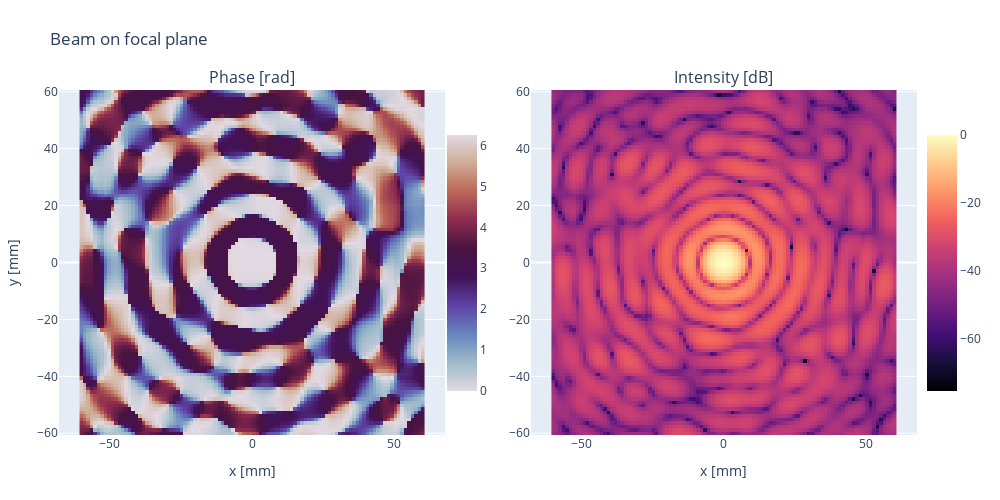

This figure's notebook cell:
### Code cell
# load simulation data 
Npts_x = np.shape(dataset["field_fp"])[0]
Npts_z = np.shape(dataset["field_fp"])[1]
scanrange_x = 120 # [mm]
scanrange_z = 120 # [mm]
P_rx_x = np.linspace(-scanrange_x/2.0, scanrange_x/2.0, Npts_x)
P_rx_y = 209.920654 # mm, position of focus point with rf source located 1km away
P_rx_z = np.linspace(-scanrange_z/2.0, scanrange_z/2.0, Npts_z)

beam_fp = dataset["field_fp"]
beammain = beam_fp[int(Npts_x/2), int(Npts_z/2)]
beam_fp = beam_fp * np.conj(beammain)
beam_fp = beam_fp / np.max(np.abs(beam_fp))
############# plot the field #######################################
import plotly.graph_objects as go
y = P_rx_x
x = P_rx_z
field = beam_fp
field = field / np.max(np.abs(field)) # normalize the field
# field = np.rot90(np.flip(field), 2, (0,1)) 
# field = np.rot90(np.flip(field), 3, (0,1)) 
phase = np.angle(field)
phase = np.mod(phase, 2*np.pi)
# phase = np.mod(phase+ 2.1+np.pi, np.pi*2)
amp = 20*np.log10(np.abs(field))

title = 'Beam on focal plane'
plot1title = "Phase [rad]"
plot2title = "Intensity [dB]"
xlabel = "x [mm]"
ylabel = "y [mm]"
plot_1 = go.Heatmap(
                    x=x, 
                    y=y,
                    z = phase,
                    colorscale='Twilight',
                    showscale=True, colorbar=dict(len=0.8, x=0.44),
                    showlegend = False,
                    # hoverinfo='name', 
                    name="phase"
                    )
plot_2 = go.Heatmap( 
                    x=x, 
                    y=y,
                    z = amp,
                    # z= np.abs(field_fp*field_fp),
                    colorscale='Magma',
                    showscale=True, 
                    colorbar=dict(len=0.8, x=1), 
                    showlegend = False,
                    # hoverinfo='name', 
                    name="power"
                    )
layout = go.Layout(title=title, autosize=True,
                width=1000, height=500, 
                margin=dict(l=50, r=50, b=65, t=90),
                xaxis1 = dict(title=xlabel),
                yaxis1 = dict(scaleanchor = 'x', title=ylabel),
                xaxis2 = dict(scaleanchor = "x", title=xlabel),
                yaxis2 = dict(scaleanchor = "y"),
                )

from plotly.subplots import make_subplots
fig = make_subplots(rows=1, cols=2, shared_yaxes=False, shared_xaxes=True, subplot_titles=[plot1title, plot2title])
fig.add_trace(plot_1, row=1, col=1)
fig.add_trace(plot_2, row=1, col=2)
fig.update_layout(layout)
fig.show()

### Figure 1 — Plotly figure (JSON) as saved in the notebook; plotly's stock layout.template omitted (floating-point values rounded to 4 significant figures; data arrays with more than 128 entries replaced by an {"elided": "..."} marker saying what was removed)
{"data": [{"colorbar": {"len": 0.8, "x": 0.44}, "colorscale": [[0, "#e2d9e2"], [0.1111, "#9ebbc9"], [0.2222, "#6785be"], [0.3333, "#5e43a5"], [0.4444, "#421257"], [0.5556, "#471340"], [0.6667, "#8e2c50"], [0.7778, "#ba6657"], [0.8889, "#ceac94"], [1, "#e2d9e2"]], "name": "phase", "showlegend": false, "showscale": true, "type": "heatmap", "x": [-60, -58.79, -57.58, -56.36, -55.15, -53.94, -52.73, -51.52, -50.3, -49.09, -47.88, -46.67, -45.45, -44.24, -43.03, -41.82, -40.61, -39.39, -38.18, -36.97, -35.76, -34.55, -33.33, -32.12, -30.91, -29.7, -28.48, -27.27, -26.06, -24.85, -23.64, -22.42, -21.21, -20, -18.79, -17.58, -16.36, -15.15, -13.94, -12.73, -11.52, -10.3, -9.091, -7.879, -6.667, -5.455, -4.242, -3.03, -1.818, -0.6061, 0.6061, 1.818, 3.03, 4.242, 5.455, 6.667, 7.879, 9.091, 10.3, 11.52, 12.73, 13.94, 15.15, 16.36, 17.58, 18.79, 20, 21.21, 22.42, 23.64, 24.85, 26.06, 27.27, 28.48, 29.7, 30.91, 32.12, 33.33, 34.55, 35.76, 36.97, 38.18, 39.39, 40.61, 41.82, 43.03, 44.24, 45.45, 46.67, 47.88, 49.09, 50.3, 51.52, 52.73, 53.94, 55.15, 56.36, 57.58, 58.79, 60], "xaxis": "x", "y": [-60, -58.79, -57.58, -56.36, -55.15, -53.94, -52.73, -51.52, -50.3, -49.09, -47.88, -46.67, -45.45, -44.24, -43.03, -41.82, -40.61, -39.39, -38.18, -36.97, -35.76, -34.55, -33.33, -32.12, -30.91, -29.7, -28.48, -27.27, -26.06, -24.85, -23.64, -22.42, -21.21, -20, -18.79, -17.58, -16.36, -15.15, -13.94, -12.73, -11.52, -10.3, -9.091, -7.879, -6.667, -5.455, -4.242, -3.03, -1.818, -0.6061, 0.6061, 1.818, 3.03, 4.242, 5.455, 6.667, 7.879, 9.091, 10.3, 11.52, 12.73, 13.94, 15.15, 16.36, 17.58, 18.79, 20, 21.21, 22.42, 23.64, 24.85, 26.06, 27.27, 28.48, 29.7, 30.91, 32.12, 33.33, 34.55, 35.76, 36.97, 38.18, 39.39, 40.61, 41.82, 43.03, 44.24, 45.45, 46.67, 47.88, 49.09, 50.3, 51.52, 52.73, 53.94, 55.15, 56.36, 57.58, 58.79, 60], "yaxis": "y", "z": {"elided": "100x100 float values"}}, {"colorbar": {"len": 0.8, "x": 1}, "colorscale": [[0, "#000004"], [0.1111, "#180f3d"], [0.2222, "#440f76"], [0.3333, "#721f81"], [0.4444, "#9e2f7f"], [0.5556, "#cd4071"], [0.6667, "#f1605d"], [0.7778, "#fd9668"], [0.8889, "#feca8d"], [1, "#fcfdbf"]], "name": "power", "showlegend": false, "showscale": true, "type": "heatmap", "x": [-60, -58.79, -57.58, -56.36, -55.15, -53.94, -52.73, -51.52, -50.3, -49.09, -47.88, -46.67, -45.45, -44.24, -43.03, -41.82, -40.61, -39.39, -38.18, -36.97, -35.76, -34.55, -33.33, -32.12, -30.91, -29.7, -28.48, -27.27, -26.06, -24.85, -23.64, -22.42, -21.21, -20, -18.79, -17.58, -16.36, -15.15, -13.94, -12.73, -11.52, -10.3, -9.091, -7.879, -6.667, -5.455, -4.242, -3.03, -1.818, -0.6061, 0.6061, 1.818, 3.03, 4.242, 5.455, 6.667, 7.879, 9.091, 10.3, 11.52, 12.73, 13.94, 15.15, 16.36, 17.58, 18.79, 20, 21.21, 22.42, 23.64, 24.85, 26.06, 27.27, 28.48, 29.7, 30.91, 32.12, 33.33, 34.55, 35.76, 36.97, 38.18, 39.39, 40.61, 41.82, 43.03, 44.24, 45.45, 46.67, 47.88, 49.09, 50.3, 51.52, 52.73, 53.94, 55.15, 56.36, 57.58, 58.79, 60], "xaxis": "x2", "y": [-60, -58.79, -57.58, -56.36, -55.15, -53.94, -52.73, -51.52, -50.3, -49.09, -47.88, -46.67, -45.45, -44.24, -43.03, -41.82, -40.61, -39.39, -38.18, -36.97, -35.76, -34.55, -33.33, -32.12, -30.91, -29.7, -28.48, -27.27, -26.06, -24.85, -23.64, -22.42, -21.21, -20, -18.79, -17.58, -16.36, -15.15, -13.94, -12.73, -11.52, -10.3, -9.091, -7.879, -6.667, -5.455, -4.242, -3.03, -1.818, -0.6061, 0.6061, 1.818, 3.03, 4.242, 5.455, 6.667, 7.879, 9.091, 10.3, 11.52, 12.73, 13.94, 15.15, 16.36, 17.58, 18.79, 20, 21.21, 22.42, 23.64, 24.85, 26.06, 27.27, 28.48, 29.7, 30.91, 32.12, 33.33, 34.55, 35.76, 36.97, 38.18, 39.39, 40.61, 41.82, 43.03, 44.24, 45.45, 46.67, 47.88, 49.09, 50.3, 51.52, 52.73, 53.94, 55.15, 56.36, 57.58, 58.79, 60], "yaxis": "y2", "z": {"elided": "100x100 float values"}}], "layout": {"annotations": [{"font": {"size": 16}, "showarrow": false, "text": "Phase [rad]", "x": 0.225, "xanchor": "center", "xref": "paper", "y": 1, "yanchor": "bottom", "yref": "paper"}, {"font": {"size": 16}, "showarrow": false, "text": "Intensity [dB]", "x": 0.775, "xanchor": "center", "xref": "paper", "y": 1, "yanchor": "bottom", "yref": "paper"}], "autosize": true, "height": 500, "margin": {"b": 65, "l": 50, "r": 50, "t": 90}, "title": {"text": "Beam on focal plane"}, "width": 1000, "xaxis": {"anchor": "y", "domain": [0, 0.45], "title": {"text": "x [mm]"}}, "xaxis2": {"anchor": "y2", "domain": [0.55, 1], "scaleanchor": "x", "title": {"text": "x [mm]"}}, "yaxis": {"anchor": "x", "domain": [0, 1], "scaleanchor": "x", "title": {"text": "y [mm]"}}, "yaxis2": {"anchor": "x2", "domain": [0, 1], "scaleanchor": "y"}}}
